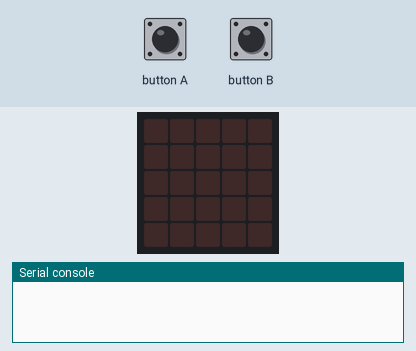
The program below on a simulated BBC micro:bit (MakeCode). On the bench: the board's 5×5 LED display, the last lines printed to the serial console. The inputs (shaded band) are chosen by the test bench. No radio messages arrive unless stated (any console line starting 'radio sent:' is added by the test bench).

Above: at 1.2 s.
1.3 s: button A pressed for 0.15 s
At 1.9 s:
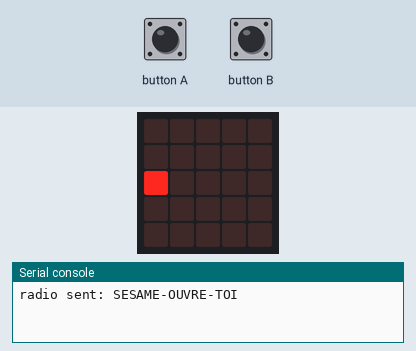
3.5 s: button B pressed for 0.15 s
At 4.1 s:
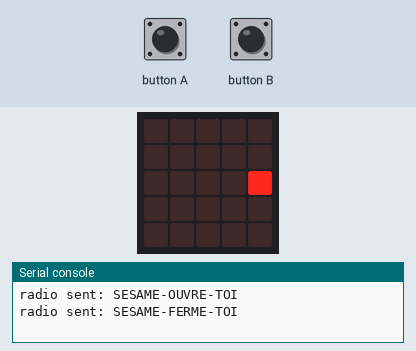
Timing chart, 0 to 6.5 s (numbered marks = the images above; inputs shaded):
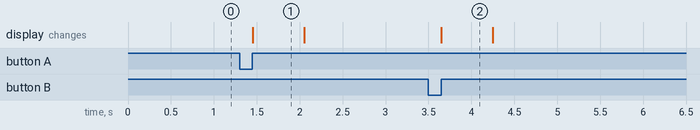

The program:

main.ts
```typescript
input.onButtonPressed(Button.A, function () {
    radio.sendString("SESAME-OUVRE-TOI")
    basic.showLeds(`
        . . . . .
        . . . . .
        # . . . .
        . . . . .
        . . . . .
        `)
    basic.pause(200)
    basic.clearScreen()
})
input.onButtonPressed(Button.B, function () {
    radio.sendString("SESAME-FERME-TOI")
    basic.showLeds(`
        . . . . .
        . . . . .
        . . . . #
        . . . . .
        . . . . .
        `)
    basic.pause(200)
    basic.clearScreen()
})
radio.setGroup(111)
```

test.ts
```typescript
// les tests vont ici ; cela ne sera pas compilé si ce paquet est utilisé en tant qu'extension.
```

Measured:
- after the input at 1.3 s, the display: changes after 0.15 s (image 1)
- after the input at 3.5 s, the display: changes after 0.15 s (image 2)
- what the display in image 1 shows lasts 0.6 s, from 1.5 s to 2.1 s
